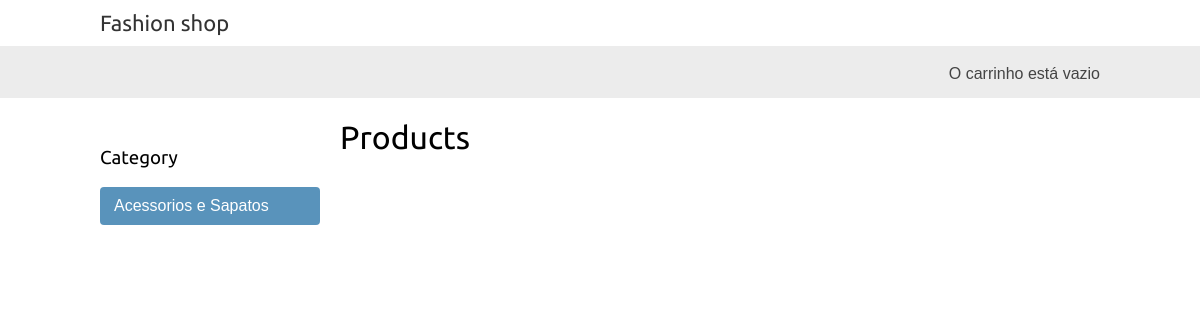
/acessorios-sapatos, run on an earlier commit of the app's database.
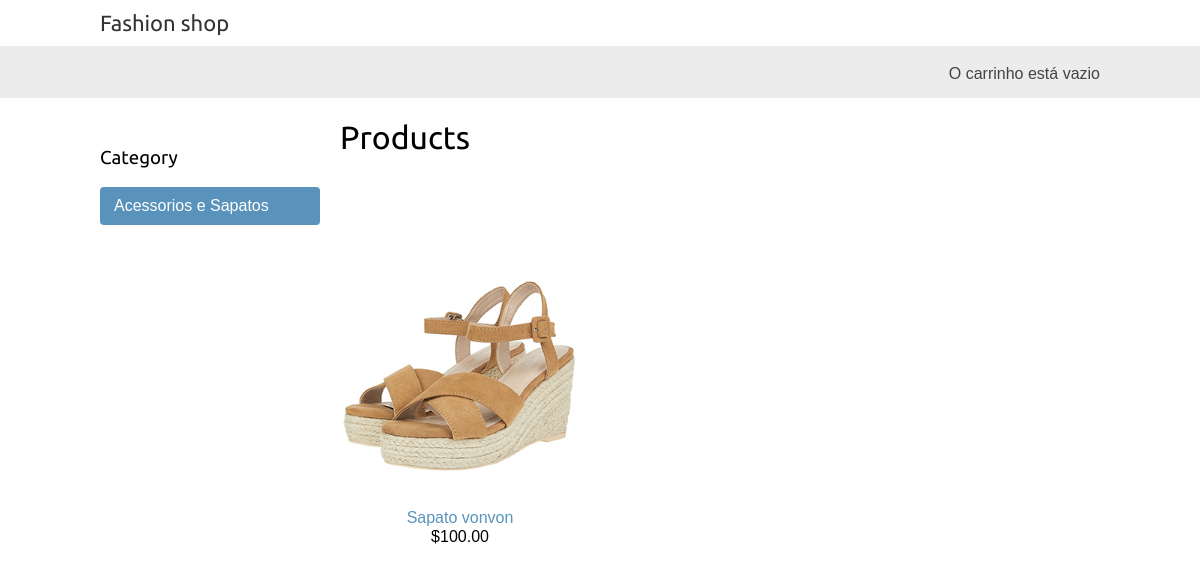
And on a later commit of the database.
### shop/models.py (models this page shows, shortened)
class Product(models.Model):
	category = models.ForeignKey(Category, related_name = 'products')
	name = models.CharField(max_length=200, db_index=True)
	slug = models.SlugField(max_length=200, db_index=True)
	image = models.ImageField(upload_to='products/%y/%m/%d', blank=True)
	description = models.TextField(blank=True)
	price = models.DecimalField(max_digits=10, decimal_places=2)
	stock = models.PositiveIntegerField()
	avaliable = models.BooleanField()
	created = models.DateTimeField(auto_now_add=True)
	updated = models.DateTimeField(auto_now_add=True)
	class Meta:
		ordering = ('name', )
		index_together = (('id', 'slug'))
	def get_absolute_url(self):
		return reverse('shop:product_detail', args=[self.id, self.slug])

### shop/views.py (the view)
# urls.py: url(r'acessorios-sapatos', views.acessorios_list, name='acessorios-sapatos'),
def acessorios_list(request):
	acessorios = Product.objects.filter(slug="acessorios-sapatos")
	return render(request, 'shop/product/acessorios.html', {'acessorios':acessorios})

### cart/cart.py (called while the page is built)
    def __len__(self):
        return sum(item['quantity'] for item in self.cart.values())

### cart/context_processors.py (called while the page is built)
def cart(request):
    return {'cart': Cart(request) }

### shop/templates/shop/product/acessorios.html (shortened to what this page needs)
{% extends 'shop/base.html' %}
{% load static %}
{% block content %}
	<div id='sidebar'>
		<h3>Category</h3>
		<ul>
			<li {% if not category %}class="selected"{% endif %}>
				<a href="{% url "shop:product_list" %}">Acessorios e Sapatos</a>
			</li>
		</ul>
	</div>
	<div id='main' class='product-list'>
		<h1>{% if category %} {{ category.name }} {% else %}Products{% endif %} </h1>
		{% for product in acessorios %}
			<div class='item'>
				<a href="{{ product.get_absolute_url }}">
				<img src="{% if product.image %}{{ product.image.url }}{%else %}{% static "img/no_image.png" %}{% endif %}">
				</a>
				<a href="{{ product.get_absolute_url }}">{{ product.name }}</a> <br>
				${{ product.price }}
			</div>
			{% endfor %}
		</div>
		{% endblock %}

What changed in the data, as far as the page shows it:
added Product: image (picture), name "Sapato vonvon", price "100.00"
